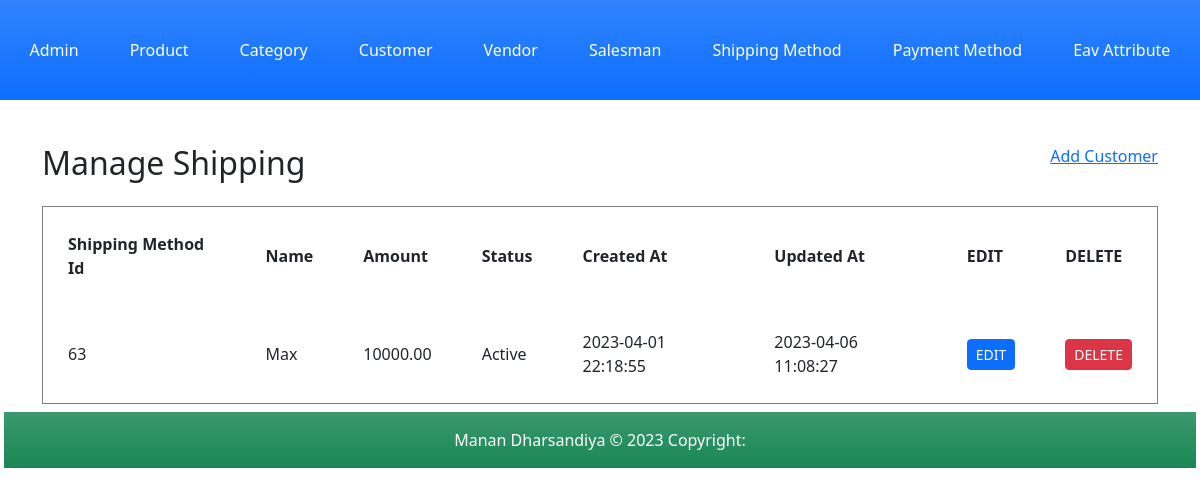
Page /index.php?c=shipping&a=grid on the committed database.
### tables this page shows
CREATE TABLE `shipping_method` (
  `shipping_method_id` int(11) NOT NULL,
  `name` varchar(255) NOT NULL,
  `amount` decimal(10,2) NOT NULL,
  `status` tinyint(4) NOT NULL,
  `created_at` datetime NOT NULL,
  `updated_at` datetime DEFAULT NULL
);

### Block/Core/Template.php (called while the page is built, shortened)
<?php
class Block_Core_Template extends Model_Core_View
{
	protected $children =  [];
	public function getChildren()
	{
		return $this->children;
	}
	public function addChild($key, $value)
	{
		$this->children[$key] = $value;
		return $this;
	}
}
?>

### Model/Core/View.php (called while the page is built, shortened)
<?php
class Model_Core_View
{
	protected $template = null;
	public function setTemplate($template)
	{
		$this->template = $template;
		return $this;
	}
	public function getTemplate()
	{
		return $this->template;
	}
	public function render()
	{
		require 'View' . DS . $this->getTemplate();
	}
	public function getUrl($action = null, $controller = null, $params = [], $resetParam = false)
	{
		return Ccc::getModel('Core_Url')->getUrl($action, $controller, $params, $resetParam);
	}
}
?>

### Controller/Shipping.php (called while the page is built, shortened)
<?php
class Controller_Shipping extends Controller_Core_Action
{
	public function gridAction()
	{
		try {
			$layout = $this->getLayout();
			$layout->addContent('grid', $layout->createBlock('Shipping_Grid'));
			$layout->render();
		} catch (Exception $e) {
		}
	}
}
?>

### Controller/Core/Front.php (called while the page is built, shortened)
<?php
class Controller_Core_Front
{
	public function init()
	{
		$request = Ccc::getModel('Core_Request');
		$controller = new $controllerClassName();
		$actionName = $request->getActionName().'Action';
		$controller->$actionName();
	}
}
?>

### Index.php (called while the page is built, shortened)
<?php
spl_autoload_register(function ($className) {
    $classPath = str_replace('_', '/', $className);
});
class Ccc
{
	public static function init()
	{
		$front = new Controller_Core_Front();
		$front->init();
	}
	public static function getModel($className)
	{
		return new $className();
	}
}
Ccc::init();
?>

### Model/Core/Url.php (called while the page is built, shortened)
<?php
class Model_Core_Url
{
	public function getUrl($action = null, $controller = null, $params = [], $resetParam = false)
	{
		$request = Ccc::getModel('Core_Request');
		$final = $request->getParams();
		if ($resetParam) {
			$final = [];
		}
		if ($controller) {
			$final['c'] = $controller;
		}
		else {
			$final['c'] = $request->getControllerName();
		}
		if ($action) {
			$final['a'] = $action;
		}
		else {
			$final['a'] = $request->getActionName();
		}
		if ($params) {
			$final = array_merge($final, $params);
		}
		$queryString = http_build_query($final);
		$url = $_SERVER['REQUEST_SCHEME'] . "://" . $_SERVER['HTTP_HOST'] . $_SERVER['SCRIPT_NAME'] . "?" . $queryString;
		return $url;
	}
}
?>

### Model/Core/Request.php (called while the page is built, shortened)
<?php
class Model_Core_Request
{
	public function getParams($key=null, $value=null)
	{
		if ($key == null) {
			return $_GET;
		}
		if (array_key_exists($key, $_GET)) {
			return $_GET[$key];
		}
		return $value;
	}
	public function getControllerName()
	{
		return $this->getParams('c', 'product');
	}
}
?>

### Model/Core/Table.php (called while the page is built, shortened)
<?php
class Model_Core_Table
{
	protected $data = [];
	protected $resource = null;
	public function setResourceClass($resourceClass)
	{
		return $this;
	}
	public function setResource($resource)
	{
		$this->resource = $resource;
		return $this;
	}
	public function getResource()
	{
		if ($this->resource) {
			return $this->resource;
		}
		$resource = new $this->resourceClass();
		return $resource;
	}
	public function setCollectionClass($collectionClass)
	{
		return $this;
	}
	public function setCollection($collection)
	{
		return $this;
	}
	public function getCollection()
	{
		$collection = new $this->collectionClass();
		return $collection;
	}
	public function __get($key)
	{
		if (array_key_exists($key, $this->data)) {
			return $this->data[$key];
		}
		return null;
	}
	public function setData($data)
	{
		$this->data = array_merge($this->data, $data);
		return $this;
	}
	public function fetchAll($query)
	{
		$result = $this->getResource()->fetchAll($query);
		$collection = $this->getCollection()->setData($result);
		return $collection;
	}
}
?>

### Block/Shipping/Grid.php (called while the page is built, shortened)
<?php
class Block_Shipping_Grid extends Block_Core_Template
{
	public function getShippings()
	{
		$query = "SELECT * FROM `shipping_method` ORDER BY `name` DESC;";
		$shippings =  Ccc::getModel('Shipping')->fetchAll($query);
		return $shippings->getData();
	}
}
?>

### Model/Core/Adapter.php (called while the page is built, shortened)
<?php
class Model_Core_Adapter
{
	public $config = [
		'host' => 'localhost',
		'username' => 'root',
		'password' => '',
		'dbname' => 'newmvc-manan_dharsandiya'
	];
	public function connect(){
		$connect = mysqli_connect(
			$this->config['host'],
			$this->config['username'],
			$this->config['password'],
			$this->config['dbname']
		);
		return $connect;
	}
	public function fetchAll($query){
		$connect = $this->connect();
		$result = mysqli_query($connect, $query);
		if ($result->num_rows > 0) {
			return $result->fetch_all(MYSQLI_ASSOC);
		}
		return false;
	}
}
?>

### Model/Core/Table/Resource.php (called while the page is built, shortened)
<?php
class Model_Core_Table_Resource
{
	public function getAdapter()
	{
		$adapter = Ccc::getModel('Core_Adapter');
		return $adapter;
	}
	public function fetchAll($query)
	{
		return $this->getAdapter()->fetchAll($query);
	}
}
?>

### Model/Core/Table/Collection.php (called while the page is built, shortened)
<?php
class Model_Core_Table_Collection
{
	protected $data = [];
	public function setData($data)
	{
		$this->data = array_merge($this->data, $data);
		return $this;
	}
	public function getData()
	{
		return $this->data;
	}
}
?>

### Model/Shipping.php (called while the page is built, shortened)
<?php
class Model_Shipping extends Model_Core_Table
{
	public function getStatusOptions()
	{
		return [
			self::STATUS_ACTIVE => self::STATUS_ACTIVE_LBL,
			self::STATUS_INACTIVE => self::STATUS_INACTIVE_LBL
		];
	}
	public function getStatusText()
	{
		$statues = $this->getStatusOptions();
		if (array_key_exists($this->status, $statues)) {
			return $statues[$this->status];
		}
		return $statues[self::STATUS_DEFAULT];
	}
}
?>

### View/shipping/grid.phtml (the view)
<?php
$shippings = $this->getShippings();
?>
<div class="container">
	<div class="row mb-3">
		<div class="col-md-6">
			<h2>Manage Shipping</h2>
		</div>
			<div class="col-md-6 text-end">
		<a href="<?php echo $this->getUrl('add', null, [], true);?>">Add Customer</a>
	</div>
</div>
<table width="100%" cellpadding="25%" border="1px">
	<?php if (!$shippings): ?>
	<tr>
		<td colspan="11" align="center"><b>No data found.</b></td>
	</tr>
	<?php else: ?>
	<tr>
		<th>Shipping Method Id</th>
		<th>Name</th>
		<th>Amount</th>
		<th>Status</th>
		<th>Created At</th>
		<th>Updated At</th>
		<th>EDIT</th>
		<th>DELETE</th>
	</tr>
	<?php foreach ($shippings as $shipping) : ?>
	<tr>
		<td><?php echo $shipping->shipping_method_id; ?></td>
		<td><?php echo $shipping->name; ?></td>
		<td><?php echo $shipping->amount; ?></td>
		<td><?php echo $shipping->getStatusText(); ?></td>
		<td><?php echo $shipping->created_at; ?></td>
		<td><?php echo $shipping->updated_at; ?></td>
		<td><a href="<?php echo $this->getUrl('edit', null, ['id'=> $shipping->shipping_method_id]);?>"class="btn btn-sm btn-primary">EDIT</a></td>
		<td><a href="<?php echo $this->getUrl('delete', null, ['id'=> $shipping->shipping_method_id]);?>"class="btn btn-sm btn-danger">DELETE</a></td>
	</tr>
<?php endforeach; ?>
<?php endif; ?>
</table>

### View/html/content.phtml
<?php
$children = $this->getChildren();
foreach ($children as $child) {
	$child->render();
}
?>

### rows in the picture
shipping_method: shipping_method_id "63", name "Max", amount "10000.00", status "Active", created_at "2023-04-01 22:18:55", updated_at "2023-04-06 11:08:27"
